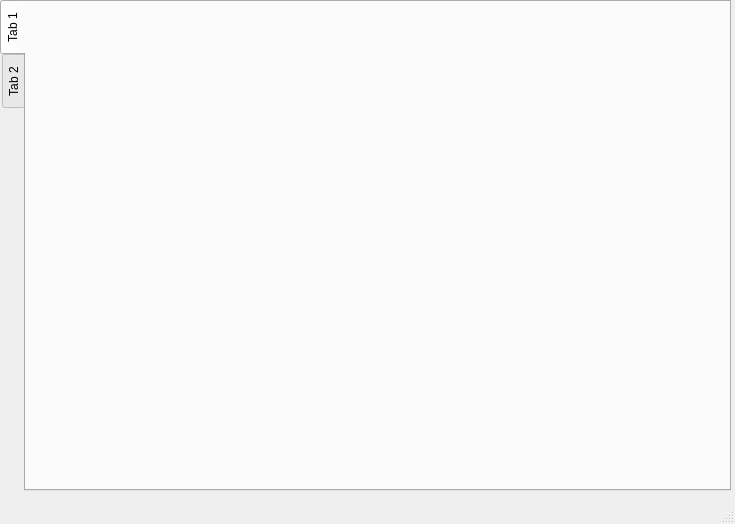
<?xml version="1.0" encoding="UTF-8"?>
<ui version="4.0">
 <class>MainWindow</class>
 <widget class="QMainWindow" name="MainWindow">
  <property name="geometry">
   <rect>
    <x>0</x>
    <y>0</y>
    <width>735</width>
    <height>524</height>
   </rect>
  </property>
  <property name="windowTitle">
   <string>MainWindow</string>
  </property>
  <widget class="QWidget" name="centralwidget">
   <widget class="QTabWidget" name="tabWidget">
    <property name="geometry">
     <rect>
      <x>0</x>
      <y>0</y>
      <width>731</width>
      <height>491</height>
     </rect>
    </property>
    <property name="tabPosition">
     <enum>QTabWidget::West</enum>
    </property>
    <property name="currentIndex">
     <number>0</number>
    </property>
    <property name="movable">
     <bool>true</bool>
    </property>
    <widget class="QWidget" name="tab">
     <attribute name="title">
      <string>Tab 1</string>
     </attribute>
     <widget class="QLabel" name="label">
      <property name="geometry">
       <rect>
        <x>0</x>
        <y>10</y>
        <width>731</width>
        <height>431</height>
       </rect>
      </property>
      <property name="text">
       <string/>
      </property>
      <property name="pixmap">
       <pixmap>logo.png</pixmap>
      </property>
      <property name="scaledContents">
       <bool>false</bool>
      </property>
      <property name="alignment">
       <set>Qt::AlignCenter</set>
      </property>
      <property name="wordWrap">
       <bool>false</bool>
      </property>
     </widget>
    </widget>
    <widget class="QWidget" name="tab_2">
     <attribute name="title">
      <string>Tab 2</string>
     </attribute>
     <widget class="QLabel" name="label_2">
      <property name="geometry">
       <rect>
        <x>100</x>
        <y>160</y>
        <width>481</width>
        <height>151</height>
       </rect>
      </property>
      <property name="font">
       <font>
        <pointsize>20</pointsize>
       </font>
      </property>
      <property name="text">
       <string>this tex is tab 2!</string>
      </property>
     </widget>
    </widget>
   </widget>
  </widget>
  <widget class="QMenuBar" name="menubar">
   <property name="geometry">
    <rect>
     <x>0</x>
     <y>0</y>
     <width>735</width>
     <height>21</height>
    </rect>
   </property>
  </widget>
  <widget class="QStatusBar" name="statusbar"/>
 </widget>
 <resources/>
 <connections/>
</ui>
